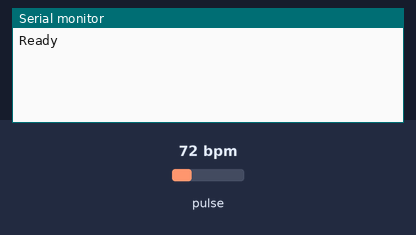
This sketch was run on a simulated Arduino Uno, built with avr-gcc and run on an emulated ATmega328P. Parts: the last lines printed to the serial monitor. Inputs (shaded band) come from the test bench; at power-on: pulse 72 bpm.

Above: at 1.2 s.
1.3 s: pulse set to 42 bpm
At 3.4 s:
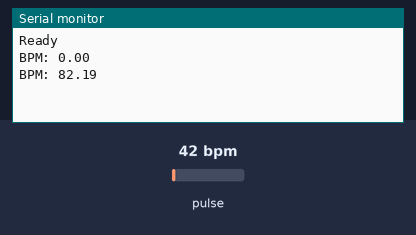
4.3 s: pulse set to 70 bpm
At 4.8 s:
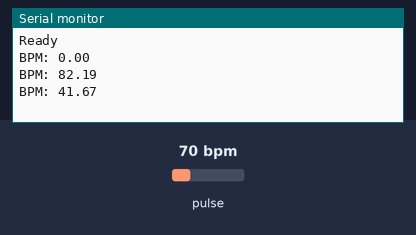
Timing chart, 0 to 7.3 s (numbered marks = the images above; inputs shaded):
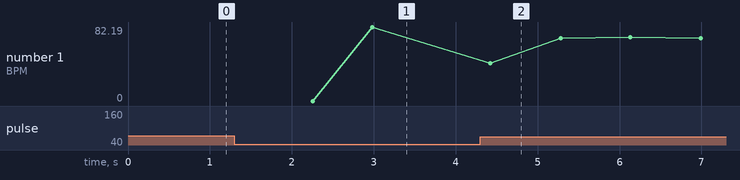

Measured:
- after the input at 1.3 s, the serial monitor: prints a new line after 1.7 s (image 1)
- plotted number 1: 82.19 → 69.77 after the input at 4.3 s

The sketch:

Butterworth_IIR_Filter_Order_2.ino
```cpp
#include <Wire.h>
#include "MAX30105.h"

#define serial Serial

class IIRFilter
{
private:

    float b0,b1,b2;
    float a1,a2;

    float x1=0;
    float x2=0;

    float y1=0;
    float y2=0;


public:

    IIRFilter(float b0_, float b1_, float b2_, float a1_, float a2_)
    {
        b0=b0_;
        b1=b1_;
        b2=b2_;

        a1=a1_;
        a2=a2_;
    }

    float process(float x)
    {
        // y[n] = b0.x[n] + b1.x[n-1] + b2.x[n-2] - a1.y[n-1] - a2.y[n-2]
        float y = b0*x + b1*x1 + b2*x2 - a1*y1 - a2*y2;


        x2 = x1;
        x1 = x;

        y2 = y1;
        y1 = y;

        return y;
    }

    void reset()
    {
        this->x1 = 0;
        this->x2 = 0;

        this->y1 = 0;
        this->y2 = 0;
    }
};

class MovingAverage
{
private:

    static constexpr int WINDOW {5};

    float buffer[WINDOW]    =   {0};
    float sum                   {0};
    uint8_t idx                 {0};


public:
    float process(float input)
    {
        this->sum -= buffer[idx];

        this->buffer[idx] = input;

        this->sum += input;

        idx = (idx + 1) % WINDOW;

        return sum / WINDOW;
    }

    void reset()
    {
        this->sum = 0.0;
        this->idx = 0;

        for (int i = 0; i < this->WINDOW; i++)
            this->buffer[i] = 0.0;
    }
};


class PeakDetector
{
private:

    float THRESHOLD     {0.0};
    uint32_t const REFRACTORY {30};

    float prev;
    float curr;
    float bpm;

    uint32_t last_peak_sample;
    uint32_t sample_counter;

    bool initialized          {false};

public:

    bool process(float sample)
    {
        sample_counter++;

        if(!this->initialized)
        {
            this->prev        = sample;
            this->curr        = sample;
            this->initialized = true;
            return false;
        }

        float next = sample;

        this->THRESHOLD *= 0.99f;

        bool peak  = (this->curr > this->prev) && (this->curr > next) && (this->curr > this->THRESHOLD);
        if(peak)
        {
            if(this->sample_counter - this->last_peak_sample > this->REFRACTORY)
            {
                if(this->last_peak_sample != 0)
                {
                    uint32_t interval = this->sample_counter - this->last_peak_sample;
                    this->bpm         = 6000.0f / interval; // BPM =  Fs(=100Hz) * 60(seconds) / Interval
                }

                this->last_peak_sample = this->sample_counter;
            }
            else
            {
                peak = false;
            }
        }

        this->prev = this->curr;
        this->curr = next;

        return peak;
    }

    float getBPM()
    {
        // serial.print("BPM: ");
        // serial.println(this->bpm);

        return this->bpm;
    }
};


// Sensor Object
MAX30105 particleSensor;

// High Pass 0.5Hz
IIRFilter highPass(
    0.978030479,
   -1.956060958,
    0.978030479,
   -1.955578240,
    0.956543676
);


// Low Pass 4Hz
IIRFilter lowPass(
    0.013359200,
    0.026718400,
    0.013359200,
   -1.647459981,
    0.700896781
);


// Moving Average Object
MovingAverage moving_average;

// Peak Detector Object
PeakDetector peak_detector;

void setup()
{
    serial.begin(115200);

    if(!particleSensor.begin(Wire,I2C_SPEED_FAST))
    {
        Serial.println("MAX30102 Error");
        while(1);
    }


    particleSensor.setup(
        0x3F, // LED brightness
        1,    // sample average
        2,    // LED mode 2: Red + IR
        100,  // sample rate
        411,  // pusle width
        4096  // ADC range
    );

    particleSensor.clearFIFO();

    serial.println("Ready");
}


void loop()
{
    particleSensor.check();

    while(particleSensor.available())
    {
        long irRaw = particleSensor.getFIFOIR();

        if(irRaw < 30000)
        {
            serial.println("No finger detected!");
            particleSensor.nextSample();
            continue;
        }

        float hp = highPass.process(irRaw);
        float lp = lowPass.process(hp);
        float mv = moving_average.process(lp);
        bool  pk = peak_detector.process(mv);

        if (pk)
        {
            serial.print("BPM: ");
            serial.println(peak_detector.getBPM());
        }

        particleSensor.nextSample();
    }
}
```
